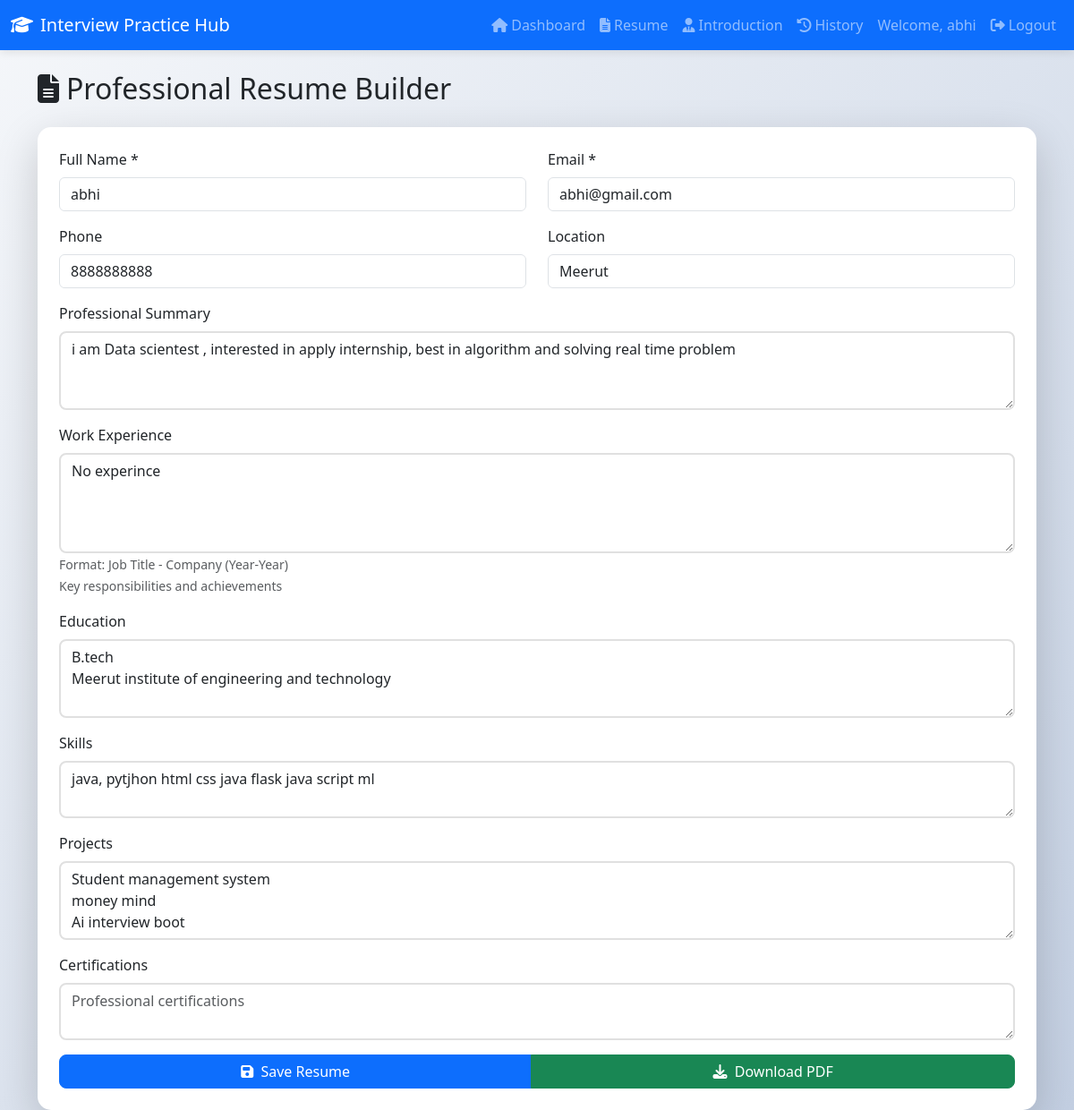
/resume (signed in), run on the app's committed database.
### app.py (models this page shows)
class Resume(db.Model):
    id = db.Column(db.Integer, primary_key=True)
    user_id = db.Column(db.Integer, db.ForeignKey('user.id'), nullable=False)
    full_name = db.Column(db.String(200), nullable=False)
    email = db.Column(db.String(200), nullable=False)
    phone = db.Column(db.String(50))
    location = db.Column(db.String(200))
    summary = db.Column(db.Text)
    education = db.Column(db.Text)
    experience = db.Column(db.Text)
    skills = db.Column(db.Text)
    certifications = db.Column(db.Text)
    projects = db.Column(db.Text)
    created_at = db.Column(db.DateTime, default=datetime.utcnow)

### app.py (the view, shortened to what this page needs)
@app.route('/resume', methods=['GET', 'POST'])
def resume():
    if 'user_id' not in session:
        return redirect(url_for('login'))
    user_resume = Resume.query.filter_by(user_id=session['user_id']).first()
    return render_template('resume.html', resume=user_resume)

### templates/resume.html (shortened to what this page needs)
{% extends "base.html" %}
{% block content %}
<div class="resume-builder">
    <h2 class="mb-4 fade-in"><i class="fas fa-file-alt me-2"></i>Professional Resume Builder</h2>
    <div class="card shadow-lg fade-in-delay">
        <div class="card-body p-4">
            <form id="resumeForm">
                <div class="row">
                    <div class="col-md-6 mb-3">
                        <label for="fullName" class="form-label">Full Name *</label>
                        <input type="text" class="form-control" id="fullName" value="{% if resume %}{{ resume.full_name }}{% endif %}" required>
                    </div>
                    <div class="col-md-6 mb-3">
                        <label for="email" class="form-label">Email *</label>
                        <input type="email" class="form-control" id="email" value="{% if resume %}{{ resume.email }}{% endif %}" required>
                    </div>
                </div>
                <div class="row">
                    <div class="col-md-6 mb-3">
                        <label for="phone" class="form-label">Phone</label>
                        <input type="tel" class="form-control" id="phone" value="{% if resume %}{{ resume.phone }}{% endif %}">
                    </div>
                    <div class="col-md-6 mb-3">
                        <label for="location" class="form-label">Location</label>
                        <input type="text" class="form-control" id="location" value="{% if resume %}{{ resume.location }}{% endif %}">
                    </div>
                </div>
                <div class="mb-3">
                    <label for="summary" class="form-label">Professional Summary</label>
                    <textarea class="form-control" id="summary" rows="3" placeholder="Brief summary of your professional background">{% if resume %}{{ resume.summary }}{% endif %}</textarea>
                </div>
                <div class="mb-3">
                    <label for="experience" class="form-label">Work Experience</label>
                    <textarea class="form-control" id="experience" rows="4" placeholder="List your work experience (use line breaks for multiple positions)">{% if resume %}{{ resume.experience }}{% endif %}</textarea>
                    <small class="text-muted">Format: Job Title - Company (Year-Year)<br>Key responsibilities and achievements</small>
                </div>
                <div class="mb-3">
                    <label for="education" class="form-label">Education</label>
                    <textarea class="form-control" id="education" rows="3" placeholder="Your educational background">{% if resume %}{{ resume.education }}{% endif %}</textarea>
                </div>
                <div class="mb-3">
                    <label for="skills" class="form-label">Skills</label>
                    <textarea class="form-control" id="skills" rows="2" placeholder="List your technical and soft skills">{% if resume %}{{ resume.skills }}{% endif %}</textarea>
                </div>
                <div class="mb-3">
                    <label for="projects" class="form-label">Projects</label>
                    <textarea class="form-control" id="projects" rows="3" placeholder="Notable projects you've worked on">{% if resume %}{{ resume.projects }}{% endif %}</textarea>
                </div>
                <div class="mb-3">
                    <label for="certifications" class="form-label">Certifications</label>
                    <textarea class="form-control" id="certifications" rows="2" placeholder="Professional certifications">{% if resume %}{{ resume.certifications }}{% endif %}</textarea>
                </div>
                <div class="btn-group w-100">
                    <button type="submit" class="btn btn-primary">
                        <i class="fas fa-save me-1"></i> Save Resume
                    </button>
                    {% if resume %}
                    <a href="{{ url_for('download_resume', resume_id=resume.id) }}" class="btn btn-success">
                        <i class="fas fa-download me-1"></i> Download PDF
                    </a>
                    {% endif %}
                </div>
            </form>
        </div>
    </div>
</div>
{% endblock %}

### templates/base.html (shortened to what this page needs)
<!DOCTYPE html>
<html lang="en">
<head>
    <link href="https://cdn.jsdelivr.net/npm/bootstrap@5.3.0/dist/css/bootstrap.min.css" rel="stylesheet">
    <link href="https://cdnjs.cloudflare.com/ajax/libs/font-awesome/6.4.0/css/all.min.css" rel="stylesheet">
    <link href="{{ url_for('static', filename='css/style.css') }}" rel="stylesheet">
</head>
<body>
    <nav class="navbar navbar-expand-lg navbar-dark bg-primary">
        <div class="container-fluid">
            <a class="navbar-brand" href="{{ url_for('index') }}">
                <i class="fas fa-graduation-cap me-2"></i>Interview Practice Hub
            </a>
            <div class="collapse navbar-collapse" id="navbarNav">
                <ul class="navbar-nav ms-auto">
                    {% if session.get('user_id') %}
                    <li class="nav-item">
                        <a class="nav-link" href="{{ url_for('dashboard') }}"><i class="fas fa-home me-1"></i>Dashboard</a>
                    </li>
                    <li class="nav-item">
                        <a class="nav-link" href="{{ url_for('resume') }}"><i class="fas fa-file-alt me-1"></i>Resume</a>
                    </li>
                    <li class="nav-item">
                        <a class="nav-link" href="{{ url_for('introduction') }}"><i class="fas fa-user-tie me-1"></i>Introduction</a>
                    </li>
                    <li class="nav-item">
                        <a class="nav-link" href="{{ url_for('history') }}"><i class="fas fa-history me-1"></i>History</a>
                    </li>
                    <li class="nav-item">
                        <span class="nav-link">Welcome, {{ session.get('username') }}</span>
                    </li>
                    <li class="nav-item">
                        <a class="nav-link" href="{{ url_for('logout') }}"><i class="fas fa-sign-out-alt me-1"></i>Logout</a>
                    </li>
                    {% endif %}
                </ul>
            </div>
        </div>
    </nav>
    <div class="container mt-4">
        {% block content %}{% endblock %}
    </div>
</body>
</html>

### static/css/style.css (style rules this page uses)
:root { --primary-color: #0d6efd; --secondary-color: #6c757d; --success-color: #198754; --danger-color: #dc3545; --warning-color: #ffc107; --info-color: #0dcaf0; }
body { font-family: 'Segoe UI', Tahoma, Geneva, Verdana, sans-serif; background: linear-gradient(135deg, #f5f7fa 0%, #c3cfe2 100%); min-height: 100vh; }
.fade-in { animation: fadeIn 0.6s ease-in; }
.fade-in-delay { animation: fadeIn 0.6s ease-in 0.2s both; }
.btn { transition: all 0.3s ease; border-radius: 8px; }
.card { border: none; border-radius: 15px; overflow: hidden; }
.navbar { box-shadow: 0 2px 10px rgba(0,0,0,0.1); }
textarea.form-control { border-radius: 8px; border: 2px solid #e0e0e0; transition: border-color 0.3s ease; }

### data on the page
Resume: get "abhi", full_name "abhi", email "abhi@gmail.com", phone "8888888888", location "Meerut", summary "i am Data scientest , interested in apply internship, best in algorithm and solving real time problem", experience "No experince", education "B.tech Meerut institute of engineering and technology", skills "java, pytjhon html css java flask java script ml", projects "Student management system money mind Ai interview boot"
